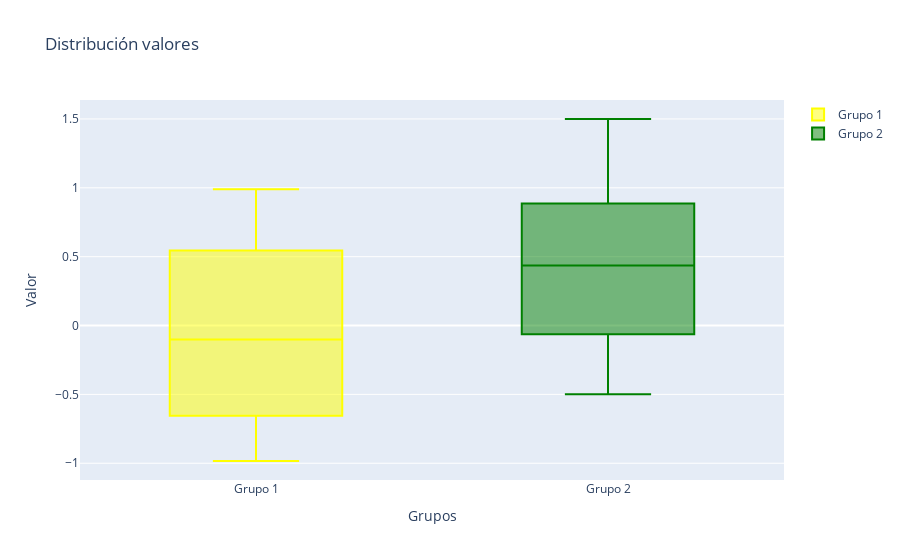

The notebook cell saved with this chart:
### Markdown cell above
#### Diagrama de caja
A continuación crearemos una diagrama de caja.

### Code cell
# Declaramos una figura.
fig = go.Figure(
                data = [ 
                    # Tipo de visualización. En este caso definimos un diagrama de caja.
                    go.Box(
                            y = [2*random()-1 for i in range(100)], # Definimos los valores de la serie de datos.
                            name = "Grupo 1",                       # Definimos nombre de la serie de datos.
                            marker_color = 'yellow'                 # Definimos el color del diagrama.
                               ),
                    # Tipo de visualización. En este caso definimos un diagrama de caja.
                    go.Box(
                            y = [2*random()-.5 for i in range(100)], # Definimos los valores de la serie de datos.
                            name = "Grupo 2",                        # Definimos nombre de la serie de datos.
                            marker_color = 'green'                   # Definimos color del diagrama.
                               ) 
                       ],
                # Modificamos el estilo del diseño.
                layout = go.Layout(
                                    title = "Distribución valores",  # Definimos el título del gráfico.
                                    xaxis_title = "Grupos",          # Definimos el título del eje x.
                                    yaxis_title = "Valor"            # Definimos el título del eje y.
                                  )
                )

fig.show()

### Figure 1 — Plotly figure (JSON) as saved in the notebook; plotly's stock layout.template omitted (floating-point values rounded to 4 significant figures)
{"data": [{"marker": {"color": "yellow"}, "name": "Grupo 1", "type": "box", "y": [0.6072, -0.793, -0.4358, -0.2385, -0.4816, 0.5676, -0.8474, 0.4179, -0.8848, -0.8282, -0.6504, 0.5712, -0.4382, -0.8113, 0.8405, 0.9434, 0.2996, 0.3139, 0.8442, -0.6912, 0.6386, 0.02234, 0.9815, -0.4359, -0.7558, 0.1978, 0.3809, 0.1113, -0.3715, 0.08966, 0.4597, 0.4962, -0.4518, -0.299, 0.7732, -0.8834, -0.7003, 0.04397, -0.3992, 0.8112, 0.1439, -0.3718, 0.9896, -0.2818, 0.294, -0.6187, 0.7991, 0.5582, -0.7182, -0.6597, -0.4487, 0.353, 0.8672, 0.1133, -0.9836, -0.9815, 0.4485, -0.8574, 0.7312, 0.1163, -0.7901, 0.589, 0.8014, 0.8748, 0.5311, -0.6753, -0.8685, -0.05337, 0.8607, 0.7363, -0.5178, -0.9674, -0.2124, 0.09845, -0.3482, -0.2187, 0.4061, 0.9327, 0.629, 0.4651, -0.4899, -0.6853, -0.1485, -0.7657, 0.5306, -0.8494, 0.2338, 0.5616, -0.4264, -0.1738, -0.6946, 0.1509, -0.7194, -0.257, -0.4877, 0.672, -0.5567, -0.7242, -0.8123, 0.8291]}, {"marker": {"color": "green"}, "name": "Grupo 2", "type": "box", "y": [0.428, 0.04876, -0.2035, 1.416, -0.1758, 0.8752, 1.191, 0.4936, 1.479, -0.4759, 0.5857, 0.04412, -0.2948, 0.8726, 0.1781, 0.3426, 0.6658, 0.1153, 0.03531, 0.8961, 0.02742, 0.3514, 1.036, -0.3769, 0.9828, 0.6062, 0.5397, 1.284, -0.2323, 0.3132, 0.9122, 0.01793, 0.5535, 0.6402, 1.168, -0.3128, -0.1456, -0.1534, 0.9292, 0.8122, 0.3595, 0.2113, 1.381, 0.7233, 0.6974, 0.5179, 1.343, -0.05568, -0.1843, 0.6325, 0.01652, 1.426, 0.7063, 0.2018, 1.386, -0.2729, 0.02954, -0.1535, -0.499, 0.3877, 0.2363, -0.4462, -0.3661, 1.026, 1.118, 0.617, 1.259, 0.4436, 1.014, -0.265, -0.07213, 0.042, 0.855, -0.2359, 0.7425, 0.6077, -0.1434, 0.4801, -0.2017, -0.4782, -0.4221, 0.8162, 1.5, 0.1047, 0.446, 0.1967, 0.9407, 0.3312, 0.02712, -0.1995, 0.9649, 1.164, 1.312, 0.7932, 1.125, -0.4082, 0.4465, 0.07699, 0.9757, -0.3957]}], "layout": {"title": {"text": "Distribución valores"}, "xaxis": {"title": {"text": "Grupos"}}, "yaxis": {"title": {"text": "Valor"}}}}
